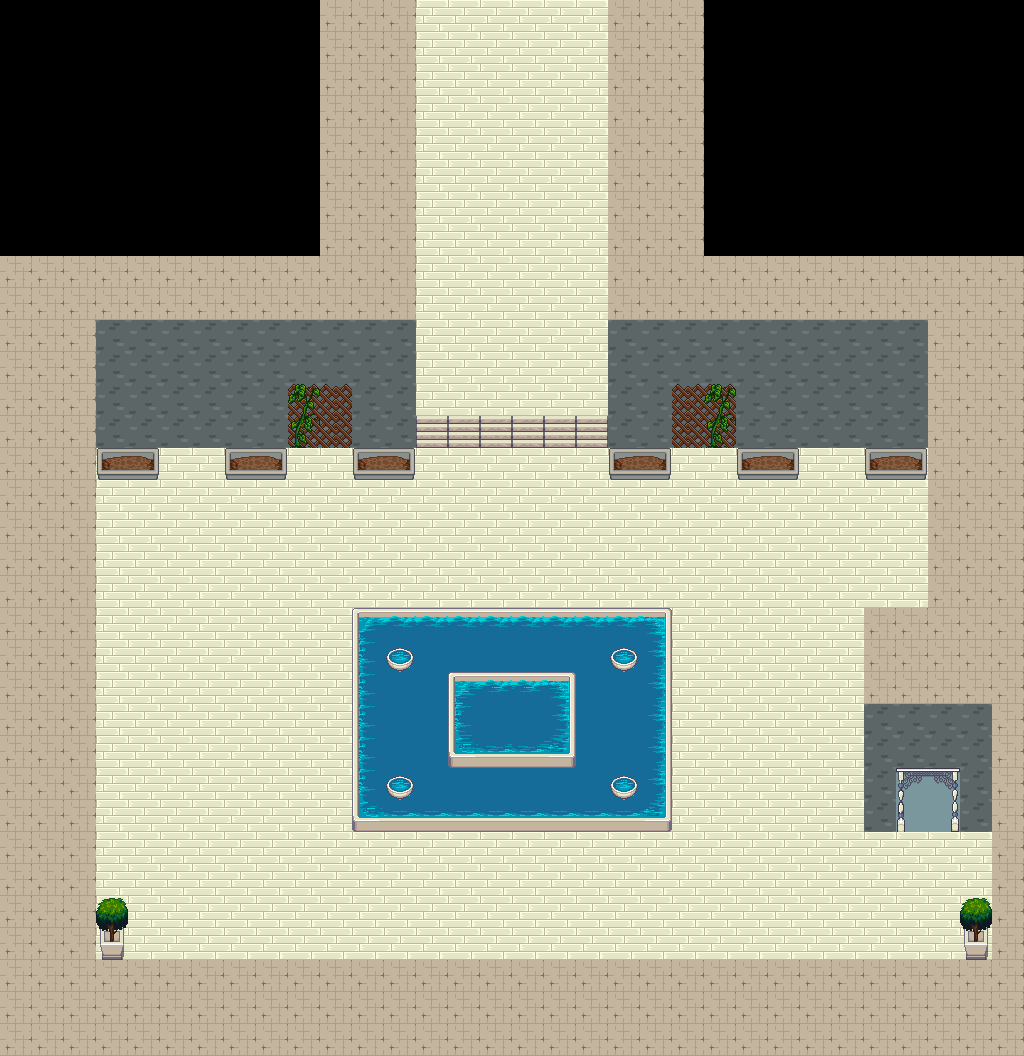

A level layout from a 2D game, rendered from its tile map. Below: a short description, then the map file with tile-grid data replaced by summaries:
An orthogonal 32x33 tile map with 32x32 px tiles, 3 tile layers (Map, MoreMap, Fountain), 8 tilesets and 31 objects (Player).

<map version="1.10" tiledversion="1.11.2" orientation="orthogonal" renderorder="right-down" width="32" height="33" tilewidth="32" tileheight="32" infinite="0" nextlayerid="9" nextobjectid="34">
 <tileset firstgid="1" name="victorian-accessories" tilewidth="32" tileheight="32" tilecount="2560" columns="32">
  <image source="../Tilesets/victorian-accessories.png" width="1024" height="2560" />
 </tileset>
 <tileset firstgid="2561" name="victorian-garden" tilewidth="32" tileheight="32" tilecount="1024" columns="16">
  <image source="../Tilesets/victorian-garden.png" width="512" height="2048" />
 </tileset>
 <tileset firstgid="3585" name="victorian-windows-doors" tilewidth="32" tileheight="32" tilecount="5120" columns="32">
  <image source="../Tilesets/victorian-windows-doors.png" width="1024" height="5120" />
 </tileset>
 <tileset firstgid="8705" name="MapMetadata" tilewidth="32" tileheight="32" spacing="1" margin="1" tilecount="2" columns="2">
  <image source="../Tilesets/MapMetadata.png" width="67" height="34" />
 </tileset>
 <tileset firstgid="8707" name="victorian-mansion" tilewidth="32" tileheight="32" tilecount="2048" columns="32">
  <image source="../Tilesets/victorian-mansion.png" width="1024" height="2048" />
 </tileset>
 <tileset firstgid="10755" name="victorian-market" tilewidth="32" tileheight="32" tilecount="1280" columns="16">
  <image source="../Tilesets/victorian-market.png" width="512" height="2560" />
 </tileset>
 <tileset firstgid="12035" name="victorian-streets" tilewidth="32" tileheight="32" tilecount="1536" columns="16">
  <image source="../Tilesets/victorian-streets.png" width="512" height="3072" />
 </tileset>
 <tileset firstgid="13571" name="victorian-tenement" tilewidth="32" tileheight="32" tilecount="3072" columns="32">
  <image source="../Tilesets/victorian-tenement.png" width="1024" height="3072" />
 </tileset>
 <layer id="1" name="Map" width="32" height="33">
  <properties>
   <property name="Draw" type="bool" value="true" />
  </properties>
  <data>[1056 cells, 896 non-empty, 4 distinct tile ids]</data>
 </layer>
 <layer id="2" name="MoreMap" width="32" height="33">
  <properties>
   <property name="Draw" type="bool" value="true" />
  </properties>
  <data>[1056 cells, 104 non-empty, 22 distinct tile ids]</data>
 </layer>
 <layer id="8" name="Fountain" width="32" height="33">
  <properties>
   <property name="Draw" type="bool" value="true" />
  </properties>
  <data>[1056 cells, 16 non-empty, 10 distinct tile ids]</data>
 </layer>
 <objectgroup id="3" name="Collision">
  <object id="1" x="320" y="0" width="96" height="448" />
  <object id="2" x="0" y="320" width="96" height="736" />
  <object id="3" x="96" y="960" width="928" height="96" />
  <object id="4" x="992" y="704" width="32" height="256" />
  <object id="5" x="864" y="608" width="160" height="96" />
  <object id="6" x="928" y="320" width="96" height="288" />
  <object id="7" x="608" y="320" width="192" height="128" />
  <object id="8" x="608" y="0" width="96" height="320" />
  <object id="9" x="798.667" y="384" width="129.333" height="64" />
  <object id="10" x="800" y="352" width="128" height="32" />
  <object id="11" x="96" y="384" width="224" height="64" />
  <object id="12" x="96" y="448" width="64" height="32" />
  <object id="13" x="224" y="448" width="64" height="32" />
  <object id="14" x="352" y="448" width="64" height="32" />
  <object id="15" x="608" y="448" width="64" height="32" />
  <object id="16" x="736" y="448" width="64" height="32" />
  <object id="17" x="864" y="448" width="64" height="32" />
  <object id="18" x="352" y="608" width="320" height="32" />
  <object id="19" x="640" y="640" width="32" height="192" />
  <object id="20" x="352" y="800" width="288" height="32" />
  <object id="21" x="352" y="640" width="32" height="160" />
  <object id="22" x="960" y="704" width="32" height="128" />
  <object id="23" x="864.5" y="704" width="31.5" height="126.5" />
  <object id="25" x="896" y="704" width="65.3333" height="64">
   <properties>
    <property name="Collision" type="bool" value="true" />
    <property name="Draw" type="bool" value="false" />
   </properties>
  </object>
  <object id="32" x="416" y="0" width="192" height="32" />
  <object id="33" x="416" y="-32" width="192" height="32" />
 </objectgroup>
 <objectgroup id="4" name="Teleport">
  <object id="26" x="416" y="0" width="192" height="65">
   <properties>
    <property name="targetMap" value="Backroom.tmx" />
   </properties>
  </object>
  <object id="28" x="896" y="768" width="62.6667" height="63.75">
   <properties>
    <property name="targetMap" value="ClotheDungeon.tmx" />
   </properties>
  </object>
 </objectgroup>
 <objectgroup id="5" name="Checkpoints">
  <object id="29" x="896" y="832" width="61.3333" height="18" />
  <object id="30" x="416" y="64" width="192" height="32" />
 </objectgroup>
 <objectgroup id="6" name="Entities">
  <object id="31" name="Player" type="Player" x="512" y="160">
   <properties>
    <property name="CorneliusJoined" type="bool" value="false" />
    <property name="WizardJoined" type="bool" value="false" />
    <property name="magicPoints" type="int" value="50" />
   </properties>
   <point />
  </object>
 </objectgroup>
 <objectgroup id="7" name="Events" />
</map>
